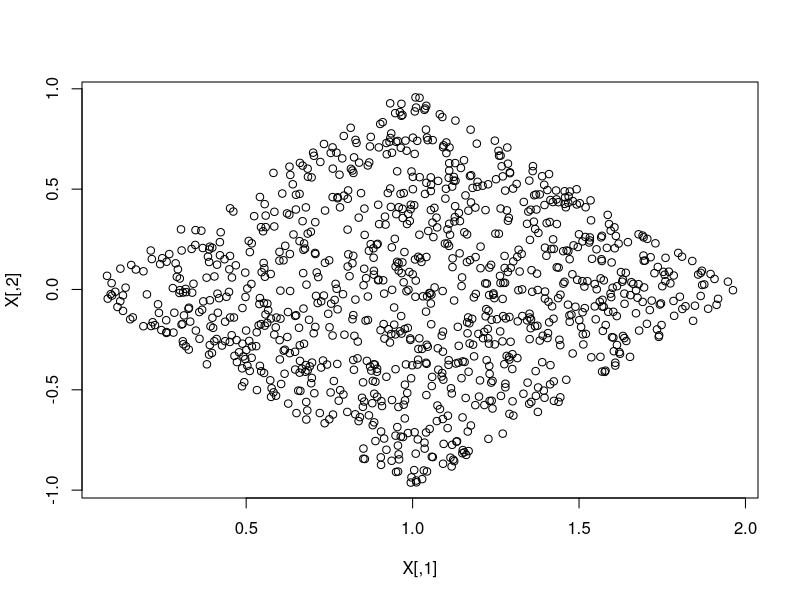
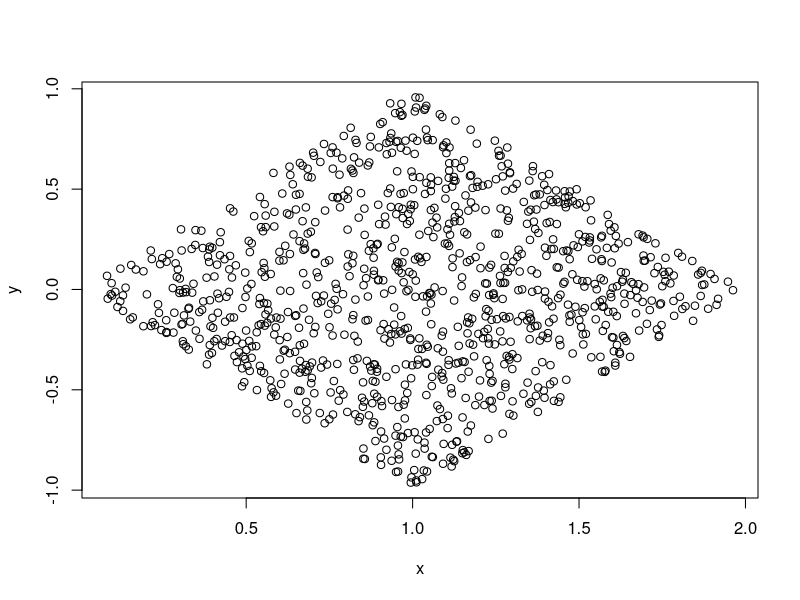
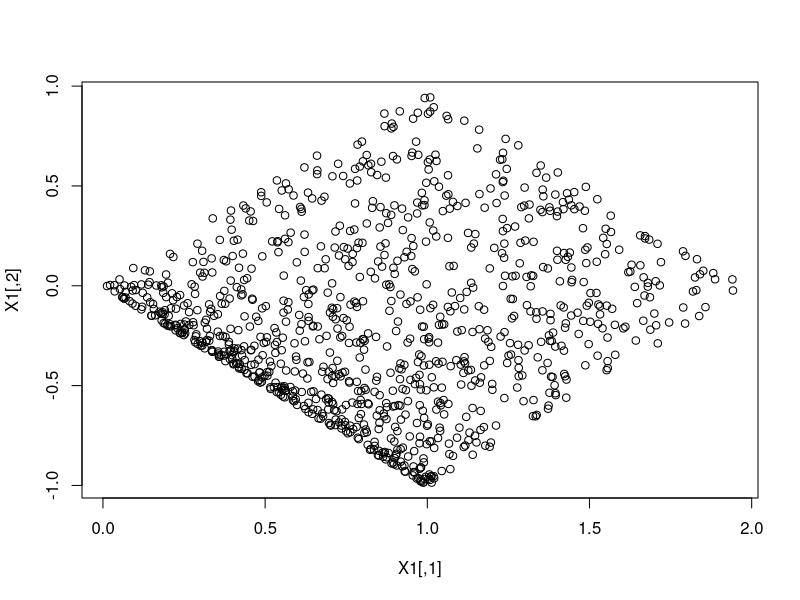
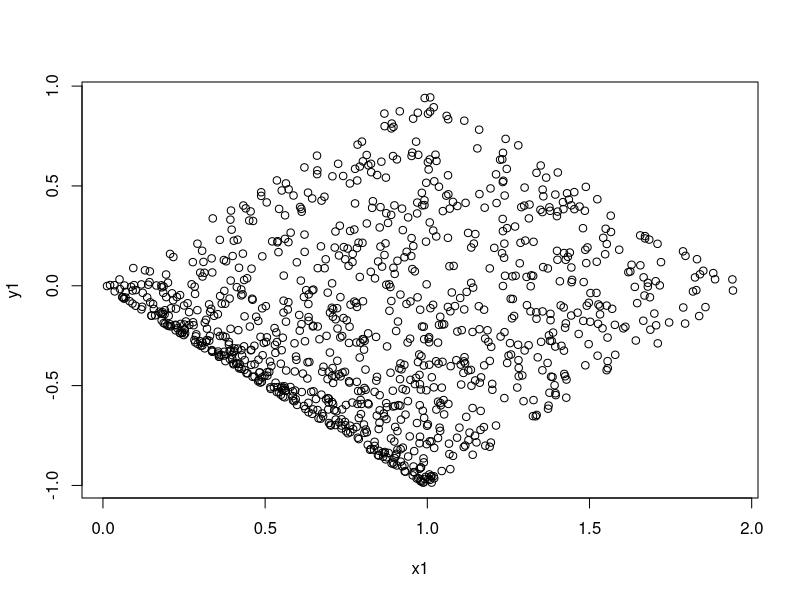
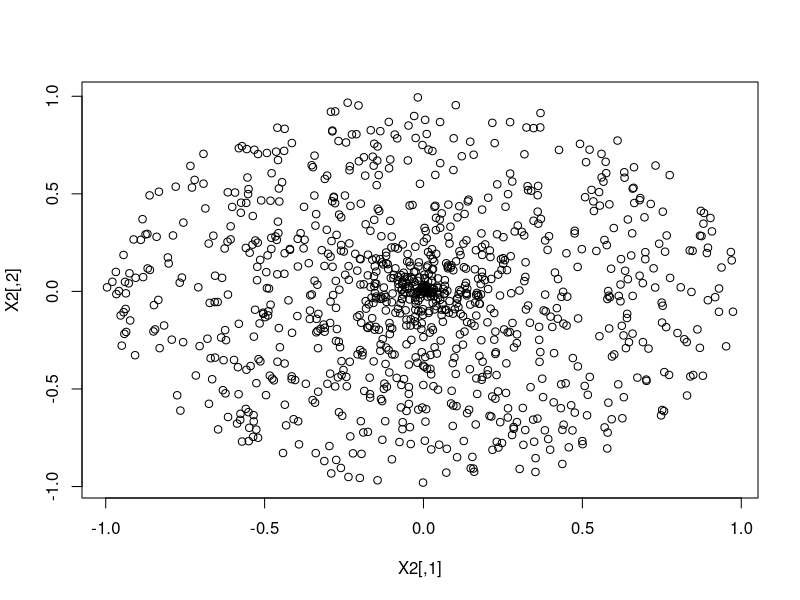

Here is the R script that generated these plots, in order:
#random vectors(d-dimensional random variables)
#if we have a random vector X: X=(x,y), x,y are random variables
#usually, x,y are dependent
#if x,y independent, fX(s,t)=fx(s)*fy(t)


#u and v are independent
n=1e3
u=runif(n)
v=runif(n)
#x and y are dependent
x=u+v #x is a list of numbers
y=u-v #y is a list of numbers

#you can create a matrix: X=(x,y), you take a pair of numbers x and y
X=matrix(NA, nrow=n,ncol=2)
for(i in (1:(n))){
  X[i,]=c(x[i],y[i])
}
print(X)#every row is a random point in the plane
plot(X)#plot the matrix for you, which gives you support of X
plot(x,y)#gives you support of X
#based on the simulation, it seems uniformly distributed


#--------------------this time no longer uniform, there is a concentration
x1=u*u+v
y1=u*u-v
X1=matrix(NA,nrow=n,ncol=2)
for(i in (1:(n))){
  X1[i,]=c(x1[i],y1[i])
}
plot(X1)
plot(x1,y1)

#-----------
x2=u*cos(2*pi*v)
y2=u*sin(2*pi*v)
X2=matrix(NA,nrow=n,ncol=2)
for(i in (1:(n))){
  X2[i,]=c(x2[i],y2[i])
}
plot(X2)
